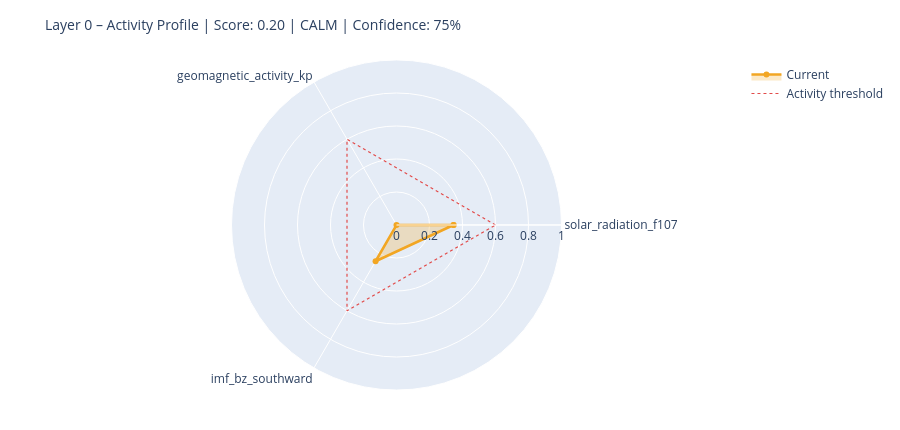

Notebook code for this chart:
### Markdown cell above
---
## 6. State Assessment & Handoff to Layer 1

### Code cell
# ============================================================
# STEP 1 – Collect raw values with source modes
# Mode: 'primary' | 'fallback_3h' | 'last_valid' | 'missing'
# ============================================================

def safe_last(df, col):
    if df is None or col not in df.columns: return None
    s = df[col].dropna()
    return float(s.iloc[-1]) if not s.empty else None

f107_now = safe_last(df_f107, 'f10.7')
bz_now   = safe_last(df_mag,  'bz_gsm')
kp_now   = safe_last(df_kp,   'kp')
sw_now   = safe_last(df_sw,   'speed')

source_modes = {
    'F10.7':    'primary'  if f107_now is not None else 'missing',
    'Kp':       'primary'  if kp_now   is not None else 'missing',
    'IMF_Bz':   'primary'  if bz_now   is not None else 'missing',
    'SW_speed': 'primary'  if sw_now   is not None else 'missing',
}

# Kp Fallback – 3h endpoint
if kp_now is None:
    try:
        r = requests.get(
            'https://services.swpc.noaa.gov/json/noaa-planetary-k-index.json',
            timeout=10)
        r.raise_for_status()
        fb = pd.DataFrame(r.json())
        tc = next((c for c in fb.columns if 'time' in c.lower()), fb.columns[0])
        kc = next((c for c in fb.columns if 'kp' in c.lower() and c != tc), None)
        if kc:
            fb[kc] = fb[kc].astype(str).str.extract(r'([0-9]+(?:\.[0-9]*)?)')[0]
            fb[kc] = pd.to_numeric(fb[kc], errors='coerce')
            fb = fb[fb[kc] >= 0].dropna(subset=[kc])
            if not fb.empty:
                kp_now = float(fb[kc].iloc[-1])
                source_modes['Kp'] = 'fallback_3h'
                print(f'  Kp fallback (3h): {kp_now:.1f}')
    except Exception as e:
        print(f'  Kp fallback failed: {e}')

# Solar Wind Fallback – last valid value
if sw_now is None and df_sw is not None and 'speed' in df_sw.columns:
    s = df_sw['speed'].dropna()
    if not s.empty:
        sw_now = float(s.iloc[-1])
        source_modes['SW_speed'] = 'last_valid'
        print(f'  SW fallback (last_valid): {sw_now:.0f} km/s')

print()
print('Source modes:', source_modes)

# ============================================================
# STEP 2 – Score from available components only
# ============================================================

def norm(v, lo, hi):
    if v is None: return None
    return max(0.0, min(1.0, (v - lo) / (hi - lo)))

COMPONENTS = {
    'solar_radiation_f107':    (f107_now, norm(f107_now, 60, 250)),
    'geomagnetic_activity_kp': (kp_now,   norm(kp_now,   0,   9)),
    'imf_bz_southward':        (bz_now,   norm(-(bz_now or 0) if bz_now else None, -5, 30)
                                           if bz_now is not None else None),
    'solar_wind_speed':        (sw_now,   norm(sw_now, 300, 800)),
}

available   = {k: v[1] for k, v in COMPONENTS.items() if v[1] is not None}
unavailable = [k for k, v in COMPONENTS.items() if v[1] is None]

layer0_score = round(sum(available.values()) / len(available), 4) if available else None
confidence   = round(len(available) / len(COMPONENTS), 2)

level = ('unknown'  if layer0_score is None
         else 'calm'     if layer0_score < 0.3
         else 'moderate' if layer0_score < 0.6
         else 'active')

# ============================================================
# STEP 3 – Dominant Driver
# ============================================================

def dominant_driver(kp, f107, bz, sw):
    candidates = []
    if kp   is not None and kp   >= 4:   candidates.append(('geomagnetic',    kp / 9))
    if sw   is not None and sw   >= 500:  candidates.append(('solar_wind',     sw / 800))
    if bz   is not None and bz   <= -5:   candidates.append(('imf_southward',  abs(bz) / 30))
    if f107 is not None and f107 >= 150:  candidates.append(('solar_radiation',f107 / 250))
    return max(candidates, key=lambda x: x[1])[0] if candidates else 'none'

driver = dominant_driver(kp_now, f107_now, bz_now, sw_now)

# ============================================================
# STEP 4 – Downstream expectations
# ============================================================

def downstream_expectation(driver, score, kp, bz, f107):
    exp = {
        'magnetosphere':        'calm',
        'ionosphere':           'calm',
        'schumann_resonance':   'unchanged',
        'lithosphere_currents': 'low',
    }
    if driver == 'geomagnetic' or (kp and kp >= 5):
        exp['magnetosphere']        = 'compressed / storm'
        exp['ionosphere']           = 'elevated disturbance (TEC variability)'
        exp['schumann_resonance']   = 'elevated amplitude possible'
        exp['lithosphere_currents'] = 'elevated induction currents'
    elif driver == 'imf_southward' or (bz and bz <= -5):
        exp['magnetosphere']        = 'energy coupling active'
        exp['ionosphere']           = 'elevated electron density possible'
        exp['schumann_resonance']   = 'slight modulation possible'
    elif driver == 'solar_radiation' or (f107 and f107 >= 150):
        exp['ionosphere']           = 'elevated ionization (F-layer)'
        exp['schumann_resonance']   = 'slightly elevated background activity'
    return exp

downstream = downstream_expectation(driver, layer0_score, kp_now, bz_now, f107_now)

# ============================================================
# CONSOLE OUTPUT
# ============================================================

W = 58
print('=' * W)
print('LAYER 0 – STATE ASSESSMENT')
print('=' * W)
for name, (raw_v, score_v) in COMPONENTS.items():
    if score_v is not None:
        bar = '█' * int(score_v * 20) + '░' * (20 - int(score_v * 20))
        print(f'  {name:<35}  {bar}  {score_v:.2f}')
    else:
        print(f'  {name:<35}  {"─" * 20}  n/a')
print('-' * W)
print(f'  Score ({len(available)}/{len(COMPONENTS)} components):  {layer0_score:.3f}')
print(f'  Confidence:         {confidence:.0%}')
print(f'  Level:              {level.upper()}')
print(f'  Dominant Driver:    {driver}')

# Radar chart
cats = list(available.keys())
vals = list(available.values())
if len(cats) >= 3:
    fig = go.Figure()
    fig.add_trace(go.Scatterpolar(
        r=vals + [vals[0]], theta=cats + [cats[0]],
        fill='toself', fillcolor='rgba(242,166,35,0.25)',
        line=dict(color='#F2A623', width=2.5), name='Current'
    ))
    fig.add_trace(go.Scatterpolar(
        r=[0.6] * (len(cats) + 1), theta=cats + [cats[0]],
        line=dict(color='#E24B4A', dash='dot', width=1.2),
        mode='lines', name='Activity threshold'
    ))
    fig.update_layout(
        title=dict(text=f'Layer 0 – Activity Profile | Score: {layer0_score:.2f} | {level.upper()} | Confidence: {confidence:.0%}',
                   font=dict(size=14)),
        polar=dict(radialaxis=dict(visible=True, range=[0, 1])),
        height=430, showlegend=True,
        margin=dict(l=60, r=60, t=60, b=40)
    )
    fig.show()

### Figure 1 — Plotly figure (JSON) as saved in the notebook; plotly's stock layout.template omitted (floating-point values rounded to 4 significant figures)
{"data": [{"fill": "toself", "fillcolor": "rgba(242,166,35,0.25)", "line": {"color": "#F2A623", "width": 2.5}, "name": "Current", "r": [0.3457, 0.0, 0.2537, 0.3457], "theta": ["solar_radiation_f107", "geomagnetic_activity_kp", "imf_bz_southward", "solar_radiation_f107"], "type": "scatterpolar"}, {"line": {"color": "#E24B4A", "dash": "dot", "width": 1.2}, "mode": "lines", "name": "Activity threshold", "r": [0.6, 0.6, 0.6, 0.6], "theta": ["solar_radiation_f107", "geomagnetic_activity_kp", "imf_bz_southward", "solar_radiation_f107"], "type": "scatterpolar"}], "layout": {"height": 430, "margin": {"b": 40, "l": 60, "r": 60, "t": 60}, "polar": {"radialaxis": {"range": [0, 1], "visible": true}}, "showlegend": true, "title": {"font": {"size": 14}, "text": "Layer 0 – Activity Profile | Score: 0.20 | CALM | Confidence: 75%"}}}
